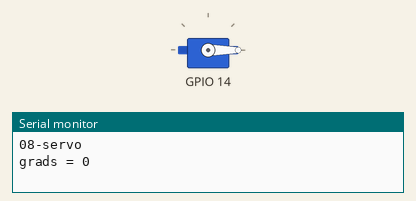
Bench run of a program on a simulated ESP32. Parts: servo, the last lines printed to the serial monitor.

Above: at 2.05 s.
At 4.05 s:
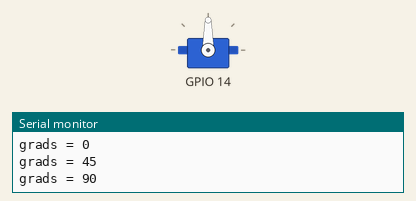
At 6.0 s:
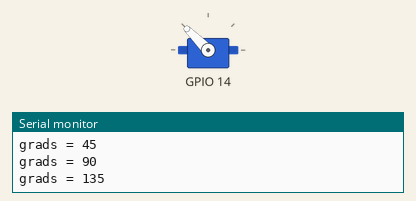
At 10.0 s:
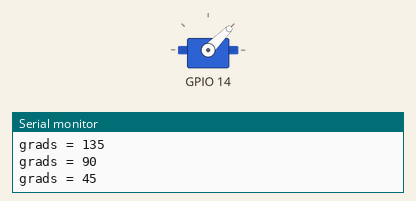
Timing chart, 0 to 12.4 s (numbered marks = the images above):
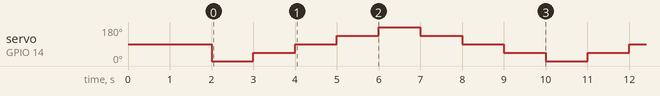

The program:

main.cpp
```cpp
/*
 *     Project 08-servo - main.cpp
 *
 *         Muestra el funcionamiento de un servo
 *         Para ello, demuestra el posicionamiento continuo en pasos
 *         de 45 grados
 *
 *         Usar con shield IAE
 *         Nota importante: verificar antes de conectar el servo
 */

#include <Arduino.h>

#include <Servo.h>

/*
 *  Constantes definidas en platformio.ini
 *      MY_SERVO    IOPort donde data esta conectado
 *      SERIAL_BAUD Baud rate del port serie
 */

Servo servo; //    Construccion de un nuevo objeto tipo Servo

void
setup(void)
{
    Serial.begin(SERIAL_BAUD);
    servo.attach(MY_SERVO); //    Inicializacion declarando pin donde esta conectado
    Serial.printf("\n\r\n08-servo\n\r");
    delay(2000);
}

//    Tabla de posicionamiento

static const int grads[] = {0, 45, 90, 135, 180, 135, 90, 45, -1};

#if 1

void
loop(void)
{
    int i;

    for (i = 0; grads[i] >= 0; ++i)
    {
        Serial.printf("grads = %d\n\r", grads[i]);
        servo.write(grads[i]);
        delay(1000);
    }
}

#else

void
loop(void)
{
    const int *p;

    for (p = grads; *p >= 0; ++p)
    {
        Serial.printf("grads = %d\n\r", *p);
        servo.write(*p);
        delay(1000);
    }
}

#endif
```

Measured:
- by itself, servo on GPIO 14: repeats every 8.0 s: 45° 1.0 s, 90° 1.0 s, 135° 1.0 s, 180° 1.0 s, 135° 1.0 s, 90° 1.0 s, 45° 1.0 s, 0° 1.0 s
